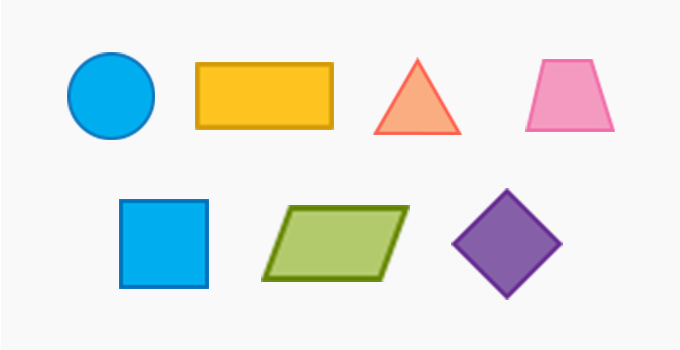
#> input picture shape.png, 680 x 350 px
$ python cv_4_shape.py
#> lines starting #> are read from the running program, lines starting #| are printed output that depends on the picture; after the words box and inside, x2 and y2 are one past the last pixel; in counts of white or black regions, pixels touching at a corner belong together
import cv2
import numpy as np

path = "shape.png"
img = cv2.imread(path)
#> img is the input picture: shape (350, 680, 3); mean B, G, R 227.2, 231.2, 227.4
imgContour = img.copy()


def stackImages(scale, imgArray):
    rows = len(imgArray)
    cols = len(imgArray[0])
    rowsAvailable = isinstance(imgArray[0], list)
    width = imgArray[0][0].shape[1]
    height = imgArray[0][0].shape[0]
    if rowsAvailable:
        for x in range(0, rows):
            for y in range(0, cols):
                if imgArray[x][y].shape[:2] == imgArray[0][0].shape[:2]:
                    imgArray[x][y] = cv2.resize(
                        imgArray[x][y], (0, 0), None, scale, scale)
                else:
                    imgArray[x][y] = cv2.resize(
                        imgArray[x][y], (imgArray[0][0].shape[1], imgArray[0][0].shape[0]), None, scale, scale)
                if len(imgArray[x][y].shape) == 2:
                    imgArray[x][y] = cv2.cvtColor(
                        imgArray[x][y], cv2.COLOR_GRAY2BGR)
        imageBlank = np.zeros((height, width, 3), np.uint8)
        hor = [imageBlank]*rows
        hor_con = [imageBlank]*rows
        for x in range(0, rows):
            hor[x] = np.hstack(imgArray[x])
        ver = np.vstack(hor)
    else:
        for x in range(0, rows):
            if imgArray[x].shape[:2] == imgArray[0].shape[:2]:
                imgArray[x] = cv2.resize(
                    imgArray[x], (0, 0), None, scale, scale)
            else:
                imgArray[x] = cv2.resize(
                    imgArray[x], (imgArray[0].shape[1], imgArray[0].shape[0]), None, scale, scale)
            if len(imgArray[x].shape) == 2:
                imgArray[x] = cv2.cvtColor(imgArray[x], cv2.COLOR_GRAY2BGR)
        hor = np.hstack(imgArray)
        ver = hor
    return ver


def getContours(img):
    contours, hierarchy = cv2.findContours(
        img, cv2.RETR_EXTERNAL, cv2.CHAIN_APPROX_NONE)
    for cnt in contours:
        area = cv2.contourArea(cnt)
        if area > 1000:
            cv2.drawContours(imgContour, cnt, -1, (255, 0, 0), 3)
            peri = cv2.arcLength(cnt, True)
            print(area)
            approx = cv2.approxPolyDP(cnt,0.02*peri,True)
            print("points : ",len(approx))
            x , y, w, h = cv2.boundingRect(approx)
            objCor = len(approx)

            if objCor == 3:objectType = "Triangle"
            if objCor == 4:
                aspRatio = w/float(h)
                if aspRatio > 0.95 and aspRatio < 1.05:
                    objectType = "Square"
                else:
                    objectType = "Rectangle"
            if objCor > 4:objectType = "Circle"

            cv2.rectangle(imgContour,(x,y),(x+w,y+h),(0,255,0))
            cv2.putText(imgContour,objectType,(x+(w//2)-30,y+(h//2)-10),cv2.FONT_HERSHEY_SIMPLEX,1,(255,0,0),2,cv2.LINE_AA)


imgGray = cv2.cvtColor(img, cv2.COLOR_BGR2GRAY)
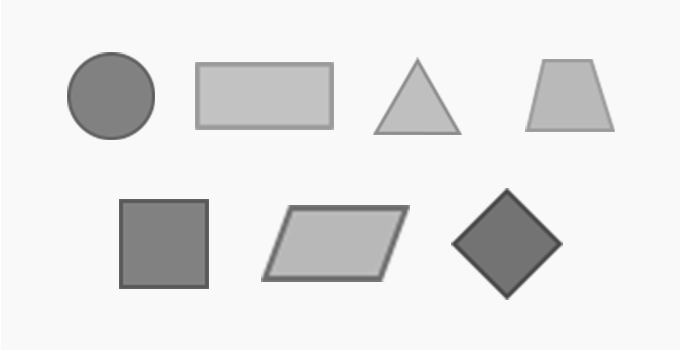
#> imgGray: shape (350, 680); min 68, max 255, mean 229.5
imgBlur = cv2.GaussianBlur(imgGray, (7, 7), 1)
imgCanny = cv2.Canny(imgBlur, 50, 50)
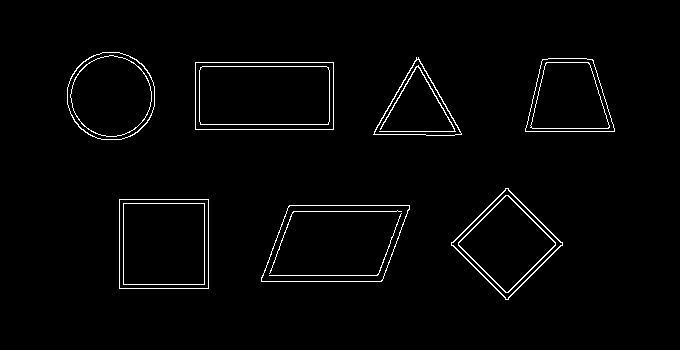
#> imgCanny: shape (350, 680); 2% white in thin lines or dots, all inside (x1, y1, x2, y2) = (67, 52, 615, 300)
imgBlank = np.zeros_like(img)

getContours(imgCanny)
#> in getContours, `contours, hierarchy = cv2.findContours( img, cv2.RETR_EXTERNAL, cv2.CH..`: contours = 7 contours; box (x1, y1, x2, y2) and area: (195, 62, 334, 130) 9246, (261, 205, 410, 282) 9213, (119, 199, 209, 289) 7921, (451, 188, 563, 300) 6275, (67, 52, 155, 140) 6098, (525, 58, 615, 132) 5080, (373, 57, 462, 136) 3504
#> the loop in getContours, `for cnt in contours:` made 7 passes
#> (area, peri, approx, x, y, w, h, objCor) on passes 1 to 5: (9213, 415.2, [[261, 281], [381, 281], [409, 205], [289, 205]], 261, 205, 149, 77, 4), (7921, 356, [[119, 199], [119, 288], [208, 288], [208, 199]], 119, 199, 90, 90, 4), (6275, 319.8, [[505, 188], [451, 245], [508, 299], [562, 242]], 451, 188, 112, 112, 4), (9246, 410, [[195, 62], [195, 129], [333, 129], [333, 62]], 195, 62, 139, 68, 4), (5080.5, 300, [[542, 59], [525, 131], [614, 131], [593, 60]], 525, 59, 90, 73, 4)
#> (area, peri, approx, x, y, w, h, objCor) on pass 6: (3504, 283.3, [[416, 57], [373, 134], [461, 134]], 373, 57, 89, 78, 3)
#| 9213.0
#| points :  4
#| 7921.0
#| points :  4
#| 6275.0
#| points :  4
#| 9246.0
#| points :  4
#| 5080.5
#| points :  4
#> (further printed lines are left out)
#> after the loop in getContours, `for cnt in contours:`:
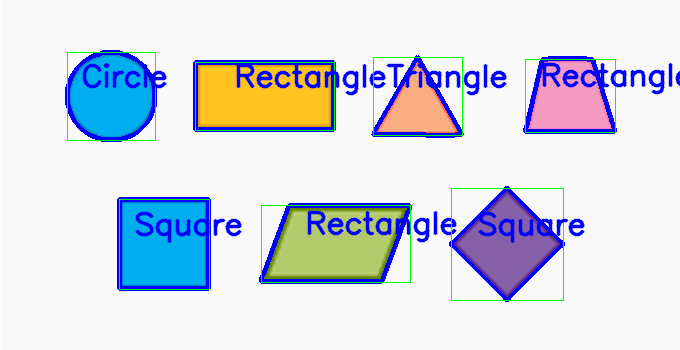
#> imgContour: shape (350, 680, 3); 9.39% of pixels changed, all inside (x1, y1, x2, y2) = (65, 50, 680, 302)

imgStack = stackImages(0.6, ([img, imgGray, imgBlur], [
                       imgCanny, imgContour, imgBlank]))
#> after the loop in stackImages, `for x in range(0, rows):`: hor = 2 items
#> in stackImages, `ver = np.vstack(hor)`:
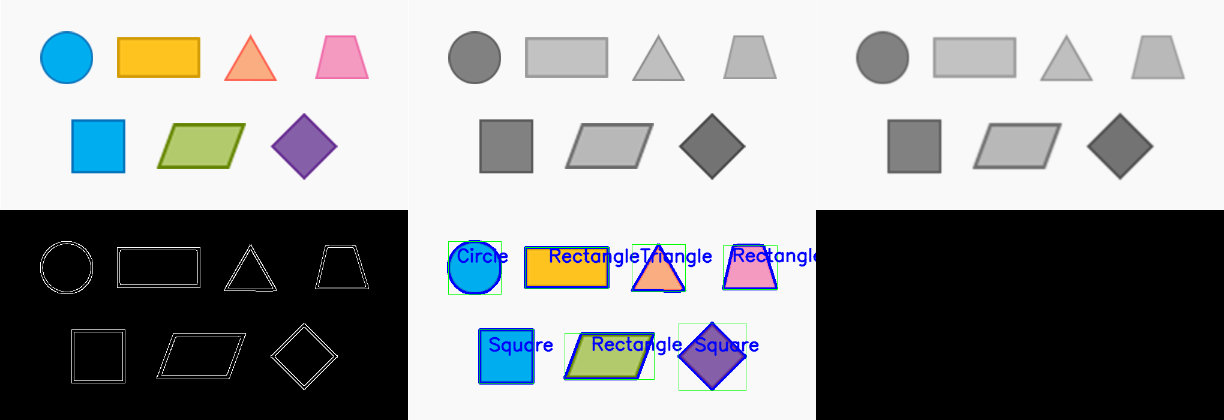
#> ver: shape (420, 1224, 3); mean of channels 0, 1, 2 153.5, 152.3, 150.5; drawn as B, G, R

# cv2.imshow("original",img)
# cv2.imshow("imgGray",imgBlur)

cv2.imshow("stack image", imgStack)

cv2.waitKey(0)
